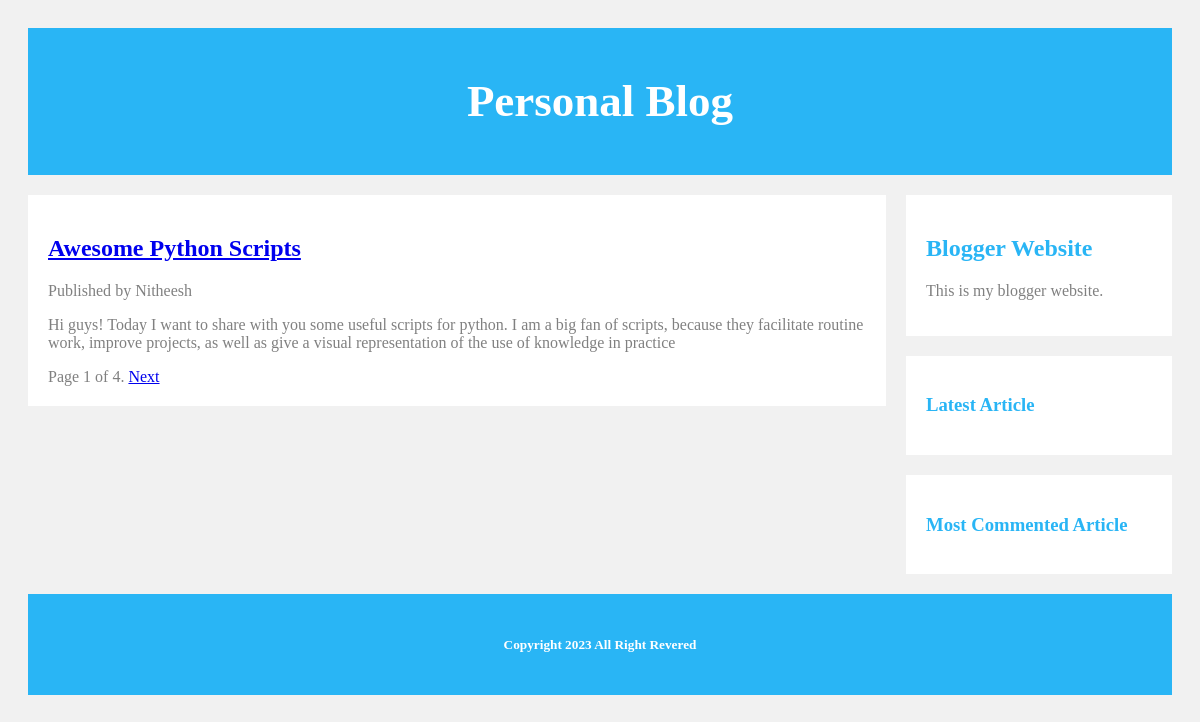
Screenshot of /blog/ with the database file from the repository.
### blog/models.py (models this page shows, shortened)
class Article(models.Model):
    class ArticlePublishedManager(models.Manager):
        def get_queryset(self):
            return super().get_queryset().filter(status=Article.Status.PUBLISHED)
            pass
        pass
    class Status(models.TextChoices):
        DRAFT = 'DF', 'Draft'
        PUBLISHED = 'PB', 'Published'
    author = models.ForeignKey(User, on_delete=models.CASCADE, related_name='blog_articles')
    title = models.CharField(max_length=250)
    slug = models.SlugField(max_length=250, unique_for_date='published')
    body = models.TextField()
    published = models.DateTimeField(default=timezone.now)
    created = models.DateTimeField(auto_now_add=True)
    updated = models.DateTimeField(auto_now=True)
    status = models.CharField(max_length=2, choices=Status.choices, default=Status.DRAFT)
    objects = models.Manager() #The default manager
    publishedArticles = ArticlePublishedManager() #The custom manager
    class Meta:
        ordering = ['-published']
        indexes = [
            models.Index(fields=['-published'])
        ]
    def get_canonical_url(self):
        return reverse('blog:article_details',
                        args=[
                                self.published.year,
                                self.published.month,
                                self.published.day,
                                self.slug
                            ]
                        )
        pass
    pass

### blog/views.py (the view)
# urls.py: path('', views.list_of_articles, name="list_of_articles"),
def list_of_articles(request):
    articles = Article.publishedArticles.all()
    paginator = Paginator(articles, 1)
    page_number = request.GET.get('page', 1)
    try:
        articles = paginator.page(page_number)
    except EmptyPage:
        articles = paginator.page(paginator.num_pages)
    except PageNotAnInteger:
        articles = paginator.page(1)
    return render(request, 'blog/list.html', {'articles': articles})

### blog/templates/blog/list.html (shortened to what this page needs)
{% extends "blog/base.html" %}
{% block content %}
    {% for article in articles %}
        <h2>
            <a href="{{ article.get_canonical_url }}">
                {{ article.title }}
            </a>
        </h2>
        <p>
            Published {{ article.publish }} by {{ article.author }}
        </p>
        {{ article.body|truncatewords:50|linebreaks }}
    {% endfor %}
    {% include "blog/pagination.html" with page=articles %}
{% endblock %}

### blog/static/css/style.css (style rules this page uses)
* { box-sizing: border-box; }
body { font-family: "Baskerville"; padding: 20px; background: #f1f1f1; }
.card h2 { color: #29B5F5; font-family: "Book Antiqua"; }

### rows the page displays
Article: title "Awesome Python Scripts", author "Nitheesh", body "Hi guys! Today I want to share with you some useful scripts for python. I am a big fan of scripts, because they facilitate routine work, improve projects, as well as give a visual representation of the use of knowledge in practice"

### other values shown
{{ page.number }} "1"
{{ page.paginator.num_pages }} "4"
